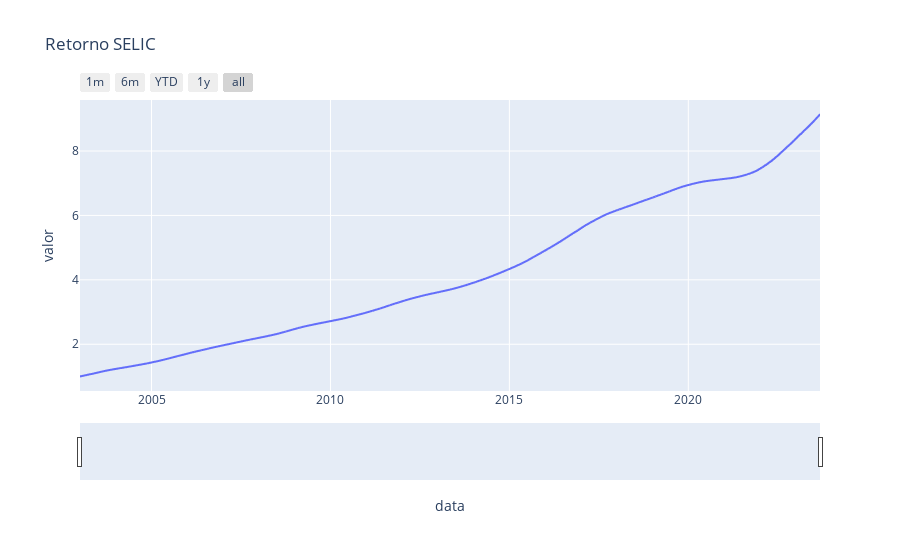

Notebook cell for this chart:
### Code cell
fig_selic = px.line(selic_acum, x=selic_acum.index, y=selic_acum.valor, title='Retorno SELIC')

fig_selic.update_xaxes(
    rangeslider_visible=True,
    rangeselector=dict(
        buttons=list([
            dict(count=1, label="1m", step="month", stepmode="backward"),
            dict(count=6, label="6m", step="month", stepmode="backward"),
            dict(count=1, label="YTD", step="year", stepmode="todate"),
            dict(count=1, label="1y", step="year", stepmode="backward"),
            dict(step="all")
        ])
    )
)
fig_selic.show()

### Figure 1 — Plotly figure (JSON) as saved in the notebook; plotly's stock layout.template omitted (floating-point values rounded to 4 significant figures; data arrays with more than 128 entries replaced by an {"elided": "..."} marker saying what was removed)
{"data": [{"hovertemplate": "data=%{x}<br>valor=%{y}<extra></extra>", "legendgroup": "", "line": {"color": "#636efa", "dash": "solid"}, "marker": {"symbol": "circle"}, "mode": "lines", "name": "", "showlegend": false, "type": "scattergl", "x": {"elided": "5196 str values"}, "xaxis": "x", "y": {"elided": "5196 float values"}, "yaxis": "y"}], "layout": {"legend": {"tracegroupgap": 0}, "title": {"text": "Retorno SELIC"}, "xaxis": {"anchor": "y", "domain": [0, 1], "rangeselector": {"buttons": [{"count": 1, "label": "1m", "step": "month", "stepmode": "backward"}, {"count": 6, "label": "6m", "step": "month", "stepmode": "backward"}, {"count": 1, "label": "YTD", "step": "year", "stepmode": "todate"}, {"count": 1, "label": "1y", "step": "year", "stepmode": "backward"}, {"step": "all"}]}, "rangeslider": {"visible": true}, "title": {"text": "data"}}, "yaxis": {"anchor": "x", "domain": [0, 1], "title": {"text": "valor"}}}}
